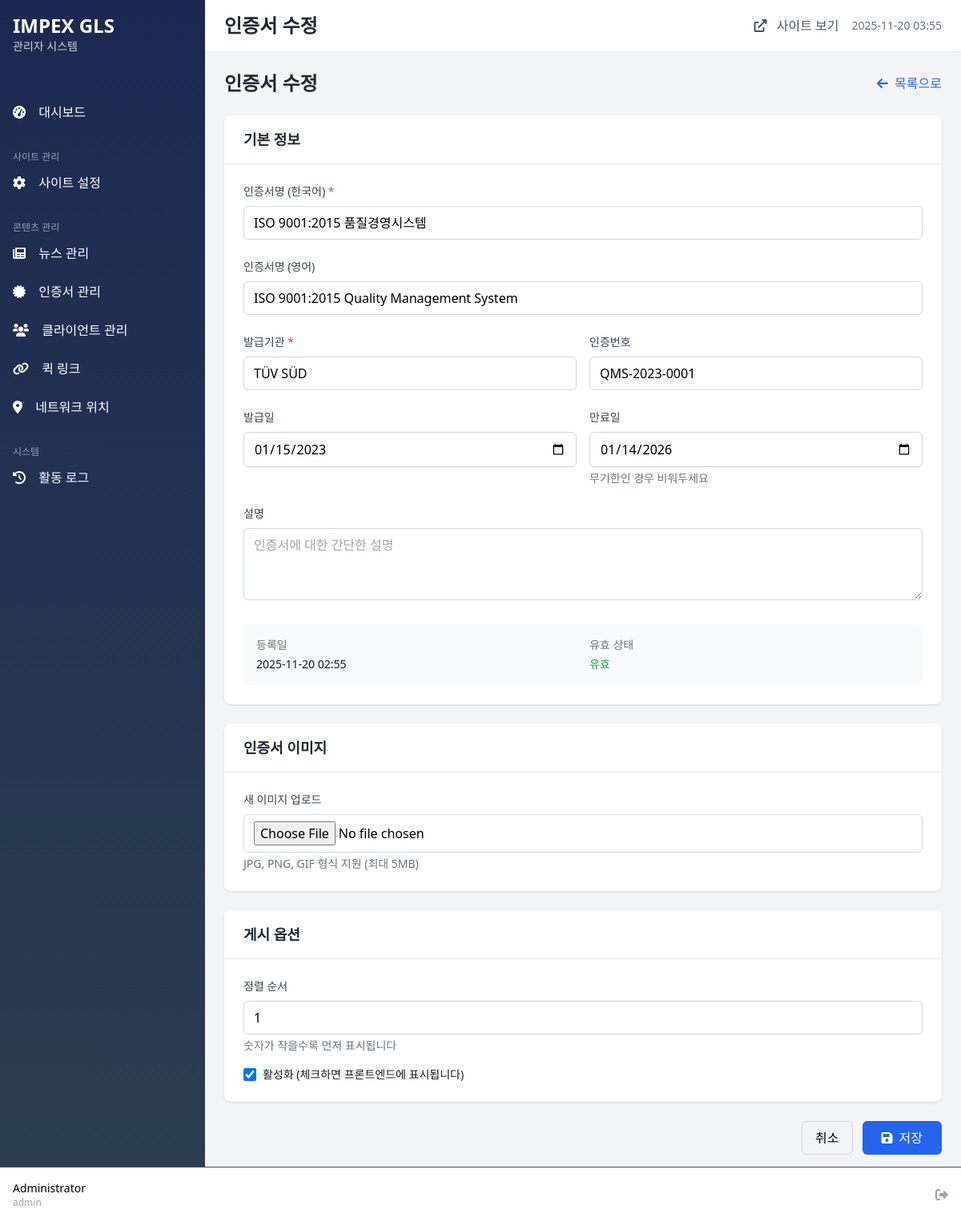
The app's page /admin/certificates/edit.php?id=1 (signed in) with its own data.
### tables this page shows
CREATE TABLE certificates (
    id INT PRIMARY KEY AUTO_INCREMENT,
    title VARCHAR(200) NOT NULL,
    title_en VARCHAR(200),
    issuer VARCHAR(100),
    issue_date DATE,
    expiry_date DATE,
    certificate_number VARCHAR(100),
    image_path VARCHAR(255),
    description TEXT,
    sort_order INT DEFAULT 0,
    is_active TINYINT DEFAULT 1,
    created_at TIMESTAMP DEFAULT CURRENT_TIMESTAMP
);

### admin/includes/functions.php (called while the page is built, shortened)
<?php
function e($string) {
    return htmlspecialchars($string ?? '', ENT_QUOTES, 'UTF-8');
}
function formatDate($date, $format = 'Y-m-d H:i') {
    return date($format, strtotime($date));
}
?>

### admin/certificates/edit.php (the view, shortened to what this page needs)
<?php
require_once '../includes/functions.php';
$id = intval($_GET['id'] ?? 0);
try {
    $pdo = getDBConnection();
    $stmt = $pdo->prepare("SELECT * FROM certificates WHERE id = ?");
    $stmt->execute([$id]);
    $certificate = $stmt->fetch(PDO::FETCH_ASSOC);
} catch (Exception $e) {
    error_log("Certificate error: " . $e->getMessage());
    setAlert('error', '데이터 조회에 실패했습니다.');
    header('Location: index.php');
    exit;
}
include '../includes/header.php';
?>
<div class="max-w-4xl">
    <div class="mb-6 flex justify-between items-center">
        <h1 class="text-2xl font-bold text-gray-800">인증서 수정</h1>
        <a href="index.php" class="text-blue-600 hover:text-blue-800">
            <i class="fas fa-arrow-left mr-2"></i>목록으로
        </a>
    </div>
    <form method="POST" action="" enctype="multipart/form-data">
        <div class="bg-white rounded-lg shadow mb-6">
            <div class="px-6 py-4 border-b border-gray-200">
                <h3 class="text-lg font-semibold text-gray-800">기본 정보</h3>
            </div>
            <div class="p-6 space-y-6">
                <div>
                    <label for="title" class="block text-sm font-medium text-gray-700 mb-2">
                        인증서명 (한국어) <span class="text-red-500">*</span>
                    </label>
                    <input type="text"
                           id="title"
                           name="title"
                           value="<?php echo e($certificate['title']); ?>"
                           placeholder="예: ISO 9001:2015 품질경영시스템"
                           class="w-full px-3 py-2 border border-gray-300 rounded-md focus:outline-none focus:ring-2 focus:ring-blue-500"
                           required>
                </div>
                <div>
                    <label for="title_en" class="block text-sm font-medium text-gray-700 mb-2">
                        인증서명 (영어)
                    </label>
                    <input type="text"
                           id="title_en"
                           name="title_en"
                           value="<?php echo e($certificate['title_en']); ?>"
                           placeholder="예: ISO 9001:2015 Quality Management System"
                           class="w-full px-3 py-2 border border-gray-300 rounded-md focus:outline-none focus:ring-2 focus:ring-blue-500">
                </div>
                <div class="grid grid-cols-2 gap-4">
                    <div>
                        <label for="issuer" class="block text-sm font-medium text-gray-700 mb-2">
                            발급기관 <span class="text-red-500">*</span>
                        </label>
                        <input type="text"
                               id="issuer"
                               name="issuer"
                               value="<?php echo e($certificate['issuer']); ?>"
                               placeholder="예: TÜV SÜD"
                               class="w-full px-3 py-2 border border-gray-300 rounded-md focus:outline-none focus:ring-2 focus:ring-blue-500"
                               required>
                    </div>
                    <div>
                        <label for="certificate_number" class="block text-sm font-medium text-gray-700 mb-2">
                            인증번호
                        </label>
                        <input type="text"
                               id="certificate_number"
                               name="certificate_number"
                               value="<?php echo e($certificate['certificate_number']); ?>"
                               placeholder="예: QMS-2023-0001"
                               class="w-full px-3 py-2 border border-gray-300 rounded-md focus:outline-none focus:ring-2 focus:ring-blue-500">
                    </div>
                </div>
                <div class="grid grid-cols-2 gap-4">
                    <div>
                        <label for="issue_date" class="block text-sm font-medium text-gray-700 mb-2">
                            발급일
                        </label>
                        <input type="date"
                               id="issue_date"
                               name="issue_date"
                               value="<?php echo e($certificate['issue_date']); ?>"
                               class="w-full px-3 py-2 border border-gray-300 rounded-md focus:outline-none focus:ring-2 focus:ring-blue-500">
                    </div>
                    <div>
                        <label for="expiry_date" class="block text-sm font-medium text-gray-700 mb-2">
                            만료일
                        </label>
                        <input type="date"
                               id="expiry_date"
                               name="expiry_date"
                               value="<?php echo e($certificate['expiry_date']); ?>"
                               class="w-full px-3 py-2 border border-gray-300 rounded-md focus:outline-none focus:ring-2 focus:ring-blue-500">
                        <p class="mt-1 text-sm text-gray-500">무기한인 경우 비워두세요</p>
                    </div>
                </div>
                <div>
                    <label for="description" class="block text-sm font-medium text-gray-700 mb-2">
                        설명
                    </label>
                    <textarea id="description"
                              name="description"
                              rows="3"
                              placeholder="인증서에 대한 간단한 설명"
                              class="w-full px-3 py-2 border border-gray-300 rounded-md focus:outline-none focus:ring-2 focus:ring-blue-500"><?php echo e($certificate['description']); ?></textarea>
                </div>
                <div class="bg-gray-50 rounded-lg p-4">
                    <dl class="grid grid-cols-2 gap-4 text-sm">
                        <div>
                            <dt class="font-medium text-gray-500">등록일</dt>
                            <dd class="mt-1 text-gray-900"><?php echo formatDate($certificate['created_at']); ?></dd>
                        </div>
                        <div>
                            <dt class="font-medium text-gray-500">유효 상태</dt>
                            <dd class="mt-1 text-gray-900">
                                <?php
                                if (!$certificate['expiry_date']) {
                                    echo '<span class="text-green-600">무기한</span>';
                                } elseif (strtotime($certificate['expiry_date']) < time()) {
                                    echo '<span class="text-red-600">만료됨</span>';
                                } else {
                                    $days_until_expiry = ceil((strtotime($certificate['expiry_date']) - time()) / 86400);
                                    if ($days_until_expiry <= 30) {
                                        echo '<span class="text-yellow-600">' . $days_until_expiry . '일 후 만료</span>';
                                    } else {
                                        echo '<span class="text-green-600">유효</span>';
                                    }
                                }
                                ?>
                            </dd>
                        </div>
                    </dl>
                </div>
            </div>
        </div>
        <div class="bg-white rounded-lg shadow mb-6">
            <div class="px-6 py-4 border-b border-gray-200">
                <h3 class="text-lg font-semibold text-gray-800">인증서 이미지</h3>
            </div>
            <div class="p-6">
                <div>
                    <label for="image_file" class="block text-sm font-medium text-gray-700 mb-2">
                        새 이미지 업로드
                    </label>
                    <input type="file"
                           id="image_file"
                           name="image_file"
                           accept="image/*"
                           class="w-full px-3 py-2 border border-gray-300 rounded-md focus:outline-none focus:ring-2 focus:ring-blue-500">
                    <p class="mt-1 text-sm text-gray-500">
                        JPG, PNG, GIF 형식 지원 (최대 5MB)
                    </p>
                </div>
            </div>
        </div>
        <div class="bg-white rounded-lg shadow mb-6">
            <div class="px-6 py-4 border-b border-gray-200">
                <h3 class="text-lg font-semibold text-gray-800">게시 옵션</h3>
            </div>
            <div class="p-6 space-y-4">
                <div>
                    <label for="sort_order" class="block text-sm font-medium text-gray-700 mb-2">
                        정렬 순서
                    </label>
                    <input type="number"
                           id="sort_order"
                           name="sort_order"
                           value="<?php echo e($certificate['sort_order']); ?>"
                           class="w-full px-3 py-2 border border-gray-300 rounded-md focus:outline-none focus:ring-2 focus:ring-blue-500">
                    <p class="mt-1 text-sm text-gray-500">숫자가 작을수록 먼저 표시됩니다</p>
                </div>
                <div class="flex items-center">
                    <input type="checkbox"
                           id="is_active"
                           name="is_active"
                           value="1"
                           <?php echo $certificate['is_active'] ? 'checked' : ''; ?>
                           class="h-4 w-4 text-blue-600 focus:ring-blue-500 border-gray-300 rounded">
                    <label for="is_active" class="ml-2 block text-sm text-gray-900">
                        활성화 (체크하면 프론트엔드에 표시됩니다)
                    </label>
                </div>
            </div>
        </div>
        <div class="flex justify-end space-x-3">
            <a href="index.php"
               class="px-4 py-2 border border-gray-300 rounded-md hover:bg-gray-50 transition duration-200">
                취소
            </a>
            <button type="submit"
                    class="bg-blue-600 text-white px-6 py-2 rounded-md hover:bg-blue-700 transition duration-200">
                <i class="fas fa-save mr-2"></i>저장
            </button>
        </div>
    </form>
</div>
<?php include '../includes/footer.php'; ?>

### records on screen
certificates: title "ISO 9001:2015 품질경영시스템", title_en "ISO 9001:2015 Quality Management System", issuer "TÜV SÜD", certificate_number "QMS-2023-0001", issue_date "01/15/2023", expiry_date "01/14/2026", created_at "2025-11-20 02:55", sort_order "1", is_active "☑"

### other values on screen
$_SESSION['admin_name'] "Administrator"
$_SESSION['admin_username'] "admin"
$page_title "인증서 수정"
